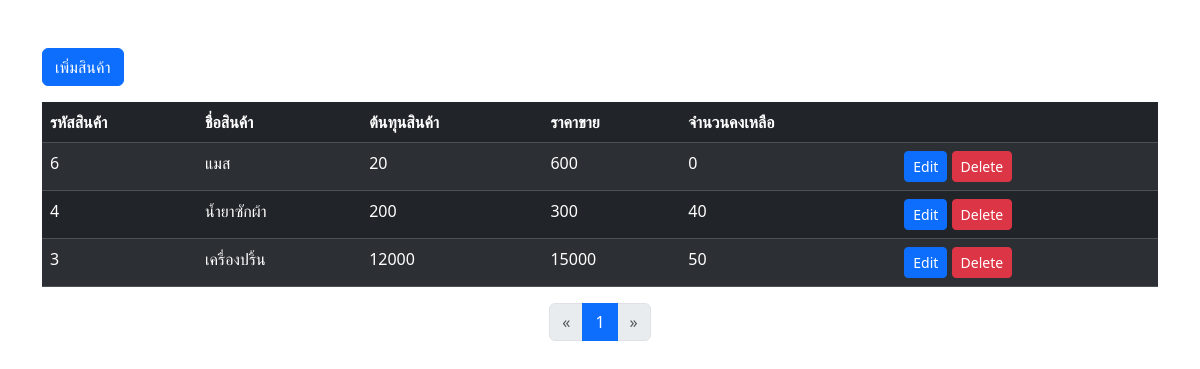
The page /product.php on the database its author committed.
### tables this page shows
CREATE TABLE `productmast` (
  `Product_ID` int(11) NOT NULL COMMENT 'รหัสสินค้า',
  `Product_Name` varchar(250) NOT NULL COMMENT 'ชื่อสินค้า',
  `Product_Cost` double NOT NULL COMMENT 'ราคาต้นทุน',
  `Product_Price` double NOT NULL COMMENT 'ราคาขาย',
  `Product_Stock` double NOT NULL COMMENT 'สต๊อก'
);

### product.php (the view, shortened to what this page needs)
<!DOCTYPE html>
<html lang="en">
<head>
    <link href="https://cdn.jsdelivr.net/npm/bootstrap@5.3.8/dist/css/bootstrap.min.css" rel="stylesheet">
</head>
<body>
    <div class="container my-5">
        <div class="row mb-3">
            <div class="col">
                <a class="btn btn-primary" href="/work/addproduct.php">เพิ่มสินค้า</a>
            </div>
        </div>
        <?php
        $servername = "localhost";
        $username = "root";
        $password = "";
        $database = "db_edt";
        $connection = new mysqli($servername, $username, $password, $database);
        $limit = 5;
        $page = isset($_GET['page']) ? max((int) $_GET['page'], 1) : 1;
        $offset = ($page - 1) * $limit;
        $total = $connection->query("SELECT COUNT(*) AS total FROM productmast")
            ->fetch_assoc()['total'];
        $total_pages = ceil($total / $limit);
        $sql = "SELECT * FROM productmast
        ORDER BY Product_ID DESC
        LIMIT $limit OFFSET $offset";
        $result = $connection->query($sql);
        ?>
        <table class="table table-dark table-striped">
            <thead>
                <tr>
                    <th>รหัสสินค้า</th>
                    <th>ชื่อสินค้า</th>
                    <th>ต้นทุนสินค้า</th>
                    <th>ราคาขาย</th>
                    <th>จำนวนคงเหลือ</th>
                    <th></th>
                </tr>
            </thead>
            <tbody>
                <?php while ($row = $result->fetch_assoc()): ?>
                    <tr>
                        <td><?= $row['Product_ID'] ?></td>
                        <td><?= $row['Product_Name'] ?></td>
                        <td><?= $row['Product_Cost'] ?></td>
                        <td><?= $row['Product_Price'] ?></td>
                        <td><?= $row['Product_Stock'] ?></td>
                        <td>
                            <a class="btn btn-primary btn-sm" href="editproduct.php?id=<?= $row['Product_ID'] ?>">Edit</a>
                            <a class="btn btn-danger btn-sm" href="deleteproduct.php?id=<?= $row['Product_ID'] ?>"
                                onclick="return confirm('ยืนยันการลบสินค้า?')">
                                Delete
                            </a>
                        </td>
                    </tr>
                <?php endwhile; ?>
            </tbody>
        </table>
        <?php
        $range = 2;
        $start = max(1, $page - $range);
        $end = min($total_pages, $page + $range);
        ?>
        <nav class="d-flex justify-content-center">
            <ul class="pagination">
                <li class="page-item <?= ($page <= 1) ? 'disabled' : '' ?>">
                    <a class="page-link" href="?page=<?= $page - 1 ?>
               <?= isset($_GET['success']) ? '&success=' . $_GET['success'] : '' ?>
               <?= isset($_GET['error']) ? '&error=' . $_GET['error'] : '' ?>">
                        &laquo;
                    </a>
                </li>
                <?php for ($i = $start; $i <= $end; $i++): ?>
                    <li class="page-item <?= ($i == $page) ? 'active' : '' ?>">
                        <a class="page-link" href="?page=<?= $i ?>
                   <?= isset($_GET['success']) ? '&success=' . $_GET['success'] : '' ?>
                   <?= isset($_GET['error']) ? '&error=' . $_GET['error'] : '' ?>">
                            <?= $i ?>
                        </a>
                    </li>
                <?php endfor; ?>
                <li class="page-item <?= ($page >= $total_pages) ? 'disabled' : '' ?>">
                    <a class="page-link" href="?page=<?= $page + 1 ?>
               <?= isset($_GET['success']) ? '&success=' . $_GET['success'] : '' ?>
               <?= isset($_GET['error']) ? '&error=' . $_GET['error'] : '' ?>">
                        &raquo;
                    </a>
                </li>
            </ul>
        </nav>
    </div>
</body>
</html>

### rows shown on the page
productmast: Product_ID "6", Product_Name "แมส", Product_Cost "20", Product_Price "600", Product_Stock "0"
productmast: Product_ID "4", Product_Name "น้ำยาซักผ้า", Product_Cost "200", Product_Price "300", Product_Stock "40"
productmast: Product_ID "3", Product_Name "เครื่องปริ้น", Product_Cost "12000", Product_Price "15000", Product_Stock "50"
